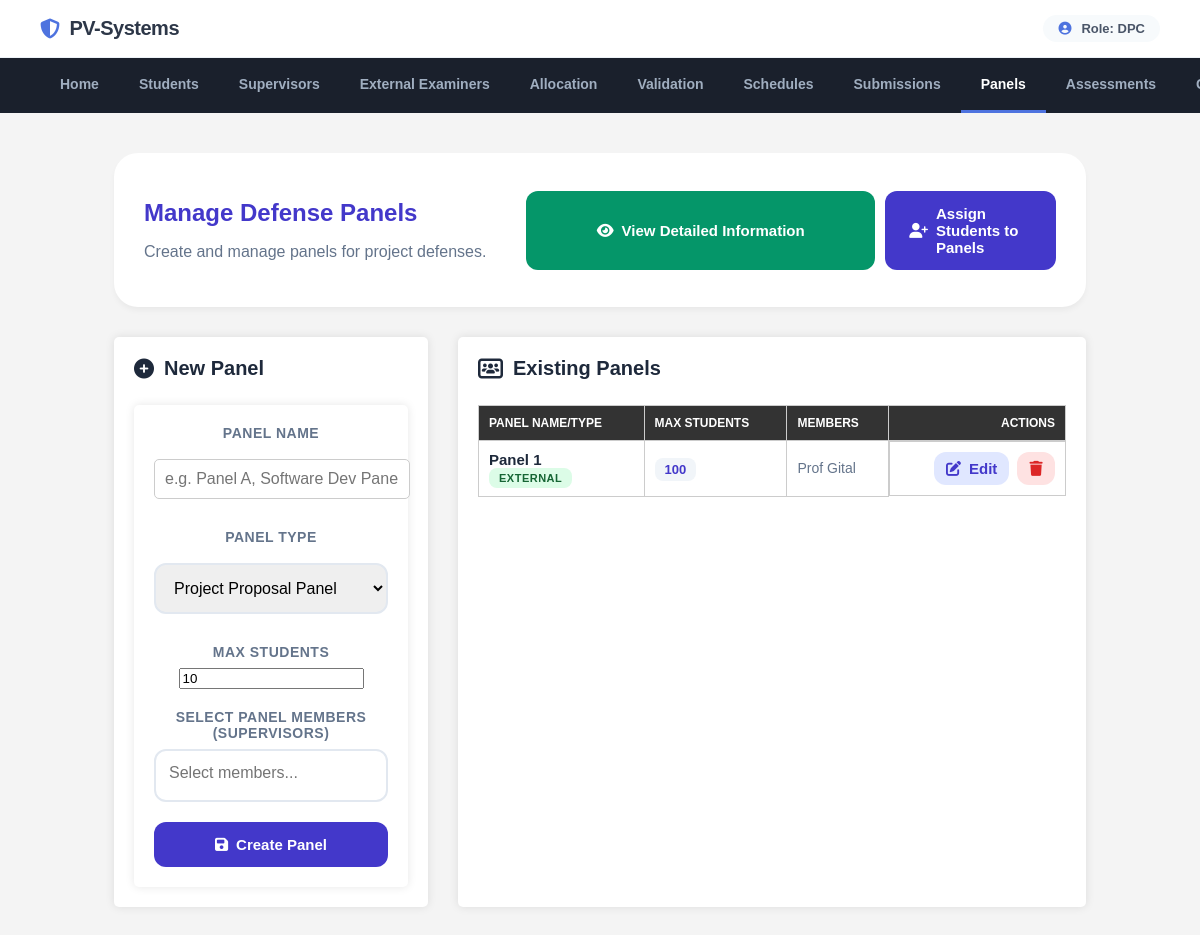
The app's page /department_project_coordinator/dpc_manage_panels.php (signed in) with its own data.
### tables this page shows
CREATE TABLE `defense_panels` (
  `id` int(11) NOT NULL,
  `panel_name` varchar(100) NOT NULL,
  `panel_type` enum('proposal','internal','external') DEFAULT 'proposal',
  `department_id` int(11) NOT NULL,
  `max_students` int(11) DEFAULT 10,
  `created_at` timestamp NOT NULL DEFAULT current_timestamp()
);

### department_project_coordinator/dpc_manage_panels.php (the view, shortened to what this page needs)
<?php
include_once __DIR__ . '/../includes/db.php';
$dpc_id = $_SESSION['user_id'];
$stmt = $conn->prepare("SELECT u.department as dept_id, d.department_name FROM users u JOIN departments d ON u.department = d.id WHERE u.id = ?");
$stmt->execute([$dpc_id]);
$dpc_info = $stmt->fetch(PDO::FETCH_ASSOC);
$dept_id = $dpc_info['dept_id'];
$panel_stmt = $conn->prepare("
    SELECT dp.*, GROUP_CONCAT(u.name SEPARATOR ', ') as members
    FROM defense_panels dp
    LEFT JOIN panel_members pm ON dp.id = pm.panel_id
    LEFT JOIN users u ON pm.supervisor_id = u.id
    WHERE dp.department_id = ?
    GROUP BY dp.id
    ORDER BY FIELD(dp.panel_type, 'proposal', 'internal', 'external'), dp.panel_name
");
$panel_stmt->execute([$dept_id]);
$panels = $panel_stmt->fetchAll(PDO::FETCH_ASSOC);
?>
<!DOCTYPE html>
<html lang="en">
<head>
    <link rel="stylesheet" href="https://cdnjs.cloudflare.com/ajax/libs/font-awesome/6.4.0/css/all.min.css">
    <link href="https://cdn.jsdelivr.net/npm/select2@4.1.0-rc.0/dist/css/select2.min.css" rel="stylesheet" />
</head>
<body>
    <?php include_once __DIR__ . '/../includes/header.php'; ?>
    <div class="container">
        <div class="header">
            <div>
                <h1>Manage Defense Panels</h1>
                <p style="color: var(--text-muted);">Create and manage panels for project defenses.</p>
            </div>
            <div style="display: flex; gap: 10px;">
                <a href="dpc_panel_details.php" class="btn btn-primary" style="background: var(--success);"><i class="fas fa-eye"></i> View Detailed Information</a>
                <a href="dpc_assign_panels.php" class="btn btn-primary" style="width: auto;"><i class="fas fa-user-plus"></i> Assign Students to Panels</a>
            </div>
        </div>
        <div class="grid">
            <div class="card">
                <h2><i class="fas fa-plus-circle"></i> New Panel</h2>
                <form method="POST">
                    <div class="form-group">
                        <label for="panel_name">Panel Name</label>
                        <input type="text" id="panel_name" name="panel_name" placeholder="e.g. Panel A, Software Dev Panel" required>
                    </div>
                    <div class="form-group">
                        <label for="panel_type">Panel Type</label>
                        <select name="panel_type" id="panel_type" style="width: 100%; padding: 14px; border: 2px solid #e2e8f0; border-radius: 12px; font-family: inherit; font-size: 16px;" required onchange="toggleMemberType()">
                            <option value="proposal">Project Proposal Panel</option>
                        </select>
                    </div>
                    <div class="form-group">
                        <label for="max_students">Max Students</label>
                        <input type="number" id="max_students" name="max_students" min="1" value="10" required>
                    </div>
                    <div class="form-group" id="supervisor_select_area">
                        <label>Select Panel Members (Supervisors)</label>
                    </div>
                    <button type="submit" name="create_panel" class="btn btn-primary">
                        <i class="fas fa-save"></i> Create Panel
                    </button>
                </form>
            </div>
            <div class="card">
                <h2><i class="fas fa-users-rectangle"></i> Existing Panels</h2>
                <?php if (count($panels) > 0): ?>
                    <table>
                        <thead>
                            <tr>
                                <th>Panel Name/Type</th>
                                <th>Max Students</th>
                                <th>Members</th>
                                <th style="text-align: right;">Actions</th>
                            </tr>
                        </thead>
                        <tbody>
                            <?php foreach ($panels as $panel): ?>
                                <tr>
                                    <td data-label="Panel Name/Type">
                                        <strong><?= htmlspecialchars($panel['panel_name']) ?></strong><br>
                                        <span class="type-badge type-<?= $panel['panel_type'] ?>"><?= $panel['panel_type'] ?></span>
                                    </td>
                                    <td data-label="Max Students"><span class="panel-badge"><?= htmlspecialchars($panel['max_students']) ?></span></td>
                                    <td data-label="Members">
                                        <div style="color: var(--text-muted); font-size: 14px;">
                                            <?= htmlspecialchars($panel['members'] ?: 'No members assigned') ?>
                                        </div>
                                    </td>
                                    <td data-label="Actions" style="text-align: right; display: flex; gap: 8px; justify-content: flex-end;">
                                        <a href="dpc_edit_panel.php?id=<?= $panel['id'] ?>" class="btn" style="background: #e0e7ff; color: var(--primary); padding: 8px 12px;">
                                            <i class="fas fa-edit"></i> Edit
                                        </a>
                                        <a href="?delete_panel=<?= $panel['id'] ?>" class="btn btn-danger" style="padding: 8px 12px;" onclick="return confirm('Are you sure you want to delete this panel?')">
                                            <i class="fas fa-trash"></i>
                                        </a>
                                    </td>
                                </tr>
                            <?php endforeach; ?>
                        </tbody>
                    </table>
                <?php endif; ?>
            </div>
        </div>
    </div>
</body>
</html>

### assets/css/styles.css (style rules this page uses)
body { font-family: Arial, sans-serif; margin: 0; padding: 0; background-color: #f4f4f4; display: flex; flex-direction: column; min-height: 100vh; }
.container { width: 90%; max-width: 1200px; margin: 0 auto; padding: 20px; flex: 1; }
form { background-color: #fff; padding: 20px; border-radius: 5px; box-shadow: 0 0 10px rgba(0, 0, 0, 0.1); margin-top: 20px; }
form input[type="text"], form input[type="password"], form textarea, form select { width: 100%; padding: 10px; margin: 10px 0; border: 1px solid #ccc; border-radius: 5px; }
form button { background-color: #333; color: #fff; padding: 10px 20px; border: none; border-radius: 5px; cursor: pointer; }
table { width: 100%; border-collapse: collapse; margin-top: 20px; }
table th, table td { padding: 10px; border: 1px solid #ccc; text-align: left; }
table th { background-color: #333; color: #fff; }
.card { background-color: #fff; padding: 20px; border-radius: 5px; box-shadow: 0 0 10px rgba(0, 0, 0, 0.1); flex: 1 1 calc(33.333% - 40px); text-align: center; }
.card h2 { margin-top: 0; }

### department_project_coordinator/dpc_manage_panels.php (style rules this page uses)
:root { --primary: #4338ca; --primary-light: #6366f1; --success: #059669; --danger: #dc2626; --bg-body: #f1f5f9; --card-bg: #ffffff; --text-main: #1e293b; --text-muted: #64748b; }
body { font-family: 'Outfit', sans-serif; background-color: var(--bg-body); color: var(--text-main); margin: 0; padding: 0; }
.container { max-width: 1200px; margin: 10px auto 40px auto; padding: 0 20px; }
.header { background: white; padding: 30px; border-radius: 24px; box-shadow: 0 4px 6px -1px rgba(0,0,0,0.05); margin-bottom: 30px; display: flex; justify-content: space-between; align-items: center; }
.header h1 { font-size: 24px; font-weight: 700; color: var(--primary); }
.grid { display: grid; grid-template-columns: 1fr 2fr; gap: 30px; }
.card { background: white; padding: 30px; border-radius: 24px; box-shadow: 0 10px 25px rgba(0,0,0,0.05); }
.card h2 { font-size: 20px; font-weight: 700; margin-bottom: 25px; display: flex; align-items: center; gap: 10px; }
.form-group { margin-bottom: 20px; }
label { font-size: 14px; font-weight: 700; color: var(--text-muted); margin-bottom: 8px; display: block; text-transform: uppercase; letter-spacing: 0.5px; }
input[type="text"] { width: 100%; padding: 14px; border: 2px solid #e2e8f0; border-radius: 12px; font-family: inherit; font-size: 16px; outline: none; transition: 0.2s; }
.btn { padding: 14px 24px; border: none; border-radius: 12px; font-family: inherit; font-size: 15px; font-weight: 700; cursor: pointer; transition: 0.3s; display: inline-flex; align-items: center; gap: 8px; text-decoration: none; }
.btn-primary { background: var(--primary); color: white; width: 100%; justify-content: center; }
.btn-danger { background: #fee2e2; color: var(--danger); }
table { width: 100%; border-collapse: collapse; margin-top: 10px; }
th { text-align: left; padding: 15px; font-size: 12px; color: var(--text-muted); text-transform: uppercase; border-bottom: 2px solid #f1f5f9; }
td { padding: 15px; border-bottom: 1px solid #f1f5f9; font-size: 15px; }
.panel-badge { background: #f1f5f9; padding: 4px 10px; border-radius: 8px; font-size: 13px; font-weight: 600; color: var(--primary); }
.type-badge { padding: 4px 10px; border-radius: 8px; font-size: 11px; font-weight: 700; text-transform: uppercase; letter-spacing: 0.5px; }
.type-external { background: #dcfce7; color: #166534; }

### records on screen
defense_panels: panel_name "Panel 1", panel_type "EXTERNAL", max_students "100", members "Prof Gital"

### other values on screen
$_SESSION['role'] "DPC"
